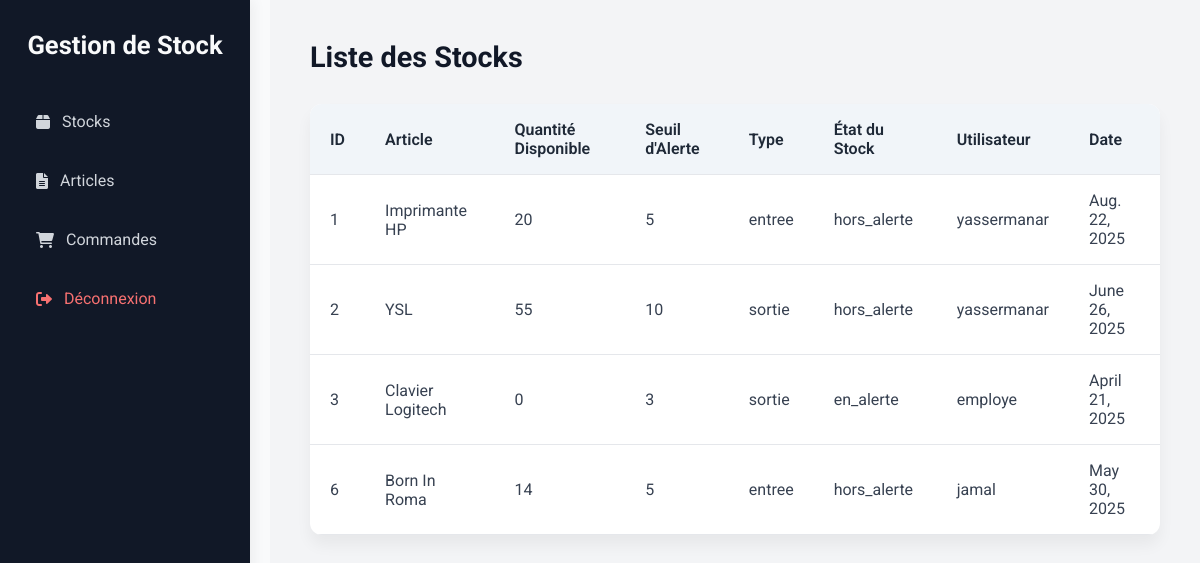
Page /liststocks (signed in) on the committed database.
### stock/models.py (models this page shows, shortened)
class Stock(models.Model):
    id = models.AutoField(primary_key=True)
    article = models.ForeignKey(Article, on_delete=models.CASCADE,null=True)
    date = models.DateField(null=True, blank=True)
    class TypeChoices(models.TextChoices):
        ENTREE = "entree", "Entrée"
        SORTIE = "sortie", "Sortie"
    class EtatChoices(models.TextChoices):
        EN_ALERTE = "en_alerte", "En alerte"
        HORS_ALERTE = "hors_alerte", "Hors alerte"
    type = models.CharField(max_length=10, choices=TypeChoices.choices, default=TypeChoices.ENTREE)
    etatStock = models.CharField(max_length=15, choices=EtatChoices.choices, default=EtatChoices.HORS_ALERTE)
    quantiteDisponible = models.IntegerField()
    seuilAlerte = models.IntegerField()
    utilisateur = models.ForeignKey(User, on_delete=models.CASCADE, null=True)  # Ajout de l'utilisateur qui effectue le mouvement

### article/models.py (models this page shows, shortened)
class Article(models.Model):
    id = models.AutoField(primary_key=True)
    nom = models.CharField(max_length=100)
    references = models.CharField(max_length=50, null=True, blank=True)
    categorie = models.CharField(max_length=50, null=True, blank=True)
    prix = models.DecimalField(decimal_places=2, max_digits=10, null=True, blank=True)
    quantite = models.IntegerField(default=0)
    description = models.TextField(null=True, blank=True)  # Description détaillée de l'article
    date_ajout = models.DateField(default=date.today)
    class Etat(models.TextChoices):
        EN_STOCK = "en_stock", "En stock"
        HORS_STOCK = "hors_stock", "Hors stock"
    etat = models.CharField(max_length=15, choices=Etat.choices, default=Etat.HORS_STOCK)
    class Meta:
        verbose_name = 'Article'
        verbose_name_plural = 'Articles'

### stock/views.py (the view)
# urls.py: path('liststocks', list_stocks, name='list_stocks'),
@never_cache
@login_required(login_url='/loginpage/')
def list_stocks(request):
    if not request.user.is_authenticated:
        return redirect('/loginpage/')
    Stock = apps.get_model('stock', 'Stock')
    stocks = Stock.objects.all()
    response = render(request, 'liststocks.html', {
        'stocks': stocks,
    })
    return disable_cache(response)

### stock/views.py (called while the page is built)
def disable_cache(response):
    response['Cache-Control'] = 'no-cache, no-store, must-revalidate'
    response['Pragma'] = 'no-cache'
    response['Expires'] = '0'
    return response

### templates/liststocks.html (shortened to what this page needs)
<!DOCTYPE html>
<html lang="fr">
<head>
  <link href="https://cdnjs.cloudflare.com/ajax/libs/font-awesome/6.0.0-beta3/css/all.min.css" rel="stylesheet">
</head>
<body>
  <div class="dashboard">
    <aside class="sidebar">
      <h2><a href="{% url 'liststocks_view' %}" style="color: inherit; text-decoration: none;">Gestion de Stock</a></h2>
      <ul>
        <li><a href="{% url 'list_stocks' %}"><i class="fas fa-box"></i> Stocks</a></li>
        <li><a href="{% url 'list_articles' %}"><i class="fas fa-file-alt"></i> Articles</a></li>
        <li><a href="{% url 'get_commands' %}"><i class="fas fa-shopping-cart"></i> Commandes</a></li>
        <li><a href="{% url 'logout_view' %}" class="logout"><i class="fas fa-sign-out-alt"></i> Déconnexion</a></li>
      </ul>
    </aside>
    <main class="content">
      <h3>Liste des Stocks</h3>
      <table class="stock-table">
        <thead>
          <tr>
            <th>ID</th>
            <th>Article</th>
            <th>Quantité Disponible</th>
            <th>Seuil d'Alerte</th>
            <th>Type</th>
            <th>État du Stock</th>
            <th>Utilisateur</th>
            <th>Date</th>
          </tr>
        </thead>
        <tbody>
          {% for stock in stocks %}
            <tr>
              <td>{{ stock.id }}</td>
              <td>{{ stock.article.nom }}</td>
              <td>{{ stock.quantiteDisponible }}</td>
              <td>{{ stock.seuilAlerte }}</td>
              <td>{{ stock.type }}</td>
              <td>{{ stock.etatStock }}</td>
              <td>{{ stock.utilisateur.username }}</td>
              <td>{{ stock.date }}</td>
            </tr>
          {% empty %}
            <tr>
              <td colspan="8">Aucun stock trouvé.</td>
            </tr>
          {% endfor %}
        </tbody>
      </table>
    </main>
  </div>
</body>
</html>

### templates/liststocks.html (style rules this page uses)
* { box-sizing: border-box; margin: 0; padding: 0; }
body { font-family: "Roboto", sans-serif; background-color: #f9fafb; color: #1f2937; display: flex; min-height: 100vh; }
.dashboard { display: flex; width: 100%; }
.sidebar { width: 250px; height: 100vh; background: #111827; padding: 30px 20px; display: flex; flex-direction: column; position: fixed; top: 0; left: 0; box-shadow: 4px 0 12px rgba(0, 0, 0, 0.05); }
.sidebar h2 { color: #f9fafb; text-align: center; font-size: 1.6rem; margin-bottom: 40px; }
.sidebar ul { list-style: none; padding: 0; }
.sidebar ul li { margin-bottom: 16px; }
.sidebar ul li a { display: flex; align-items: center; color: #d1d5db; text-decoration: none; padding: 12px 16px; border-radius: 8px; transition: background 0.3s, color 0.3s; }
.sidebar ul li a i { margin-right: 12px; }
.sidebar ul li a.logout { color: #f87171; }
.content { margin-left: 270px; padding: 40px; flex-grow: 1; background: #f3f4f6; }
.content h3 { font-size: 1.8rem; margin-bottom: 30px; color: #111827; }
.stock-table { width: 100%; border-collapse: collapse; background: #fff; border-radius: 12px; box-shadow: 0 10px 15px rgba(0, 0, 0, 0.05); overflow: hidden; }
.stock-table th, .stock-table td { padding: 16px 20px; text-align: left; border-bottom: 1px solid #e5e7eb; }
.stock-table th { background-color: #f1f5f9; color: #1f2937; font-weight: 600; }
.stock-table td { color: #374151; }

### rows in the picture
Stock: id "1", article.nom "Imprimante HP", quantiteDisponible "20", seuilAlerte "5", type "entree", etatStock "hors_alerte", utilisateur.username "yassermanar", date "Aug. 22, 2025"
Stock: id "2", article.nom "YSL", quantiteDisponible "55", seuilAlerte "10", type "sortie", etatStock "hors_alerte", utilisateur.username "yassermanar", date "June 26, 2025"
Stock: id "3", article.nom "Clavier Logitech", quantiteDisponible "0", seuilAlerte "3", type "sortie", etatStock "en_alerte", utilisateur.username "employe", date "April 21, 2025"
Stock: id "6", article.nom "Born In Roma", quantiteDisponible "14", seuilAlerte "5", type "entree", etatStock "hors_alerte", utilisateur.username "jamal", date "May 30, 2025"
